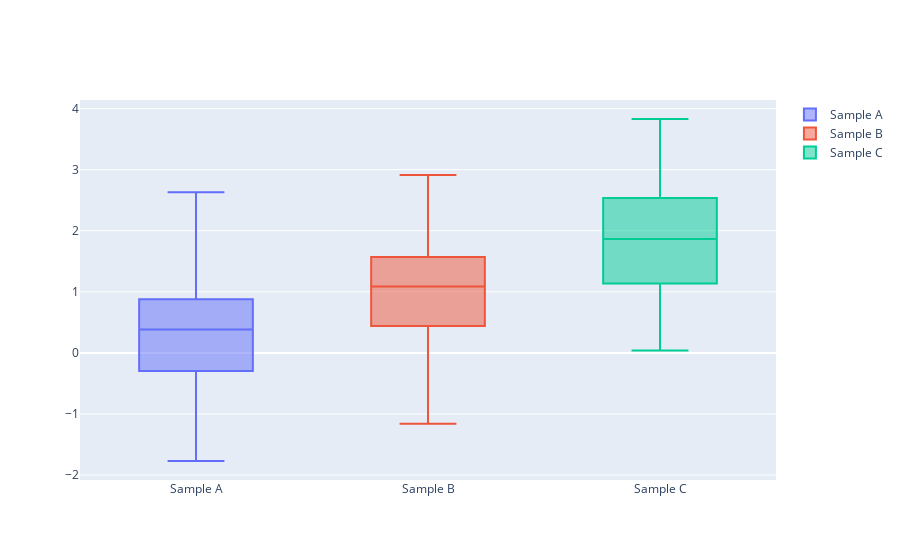

This figure's notebook cell:
### Code cell
import plotly.graph_objects as go
import numpy as np


y0 = np.random.randn(50)
y1 = np.random.randn(50) + 1 # shift mean
y2 = np.random.randn(50) + 2

fig = go.Figure()
fig.add_trace(go.Box(y=y0, name="Sample A"))
fig.add_trace(go.Box(y=y1, name="Sample B"))
fig.add_trace(go.Box(y=y2, name="Sample C"))


fig.show()
